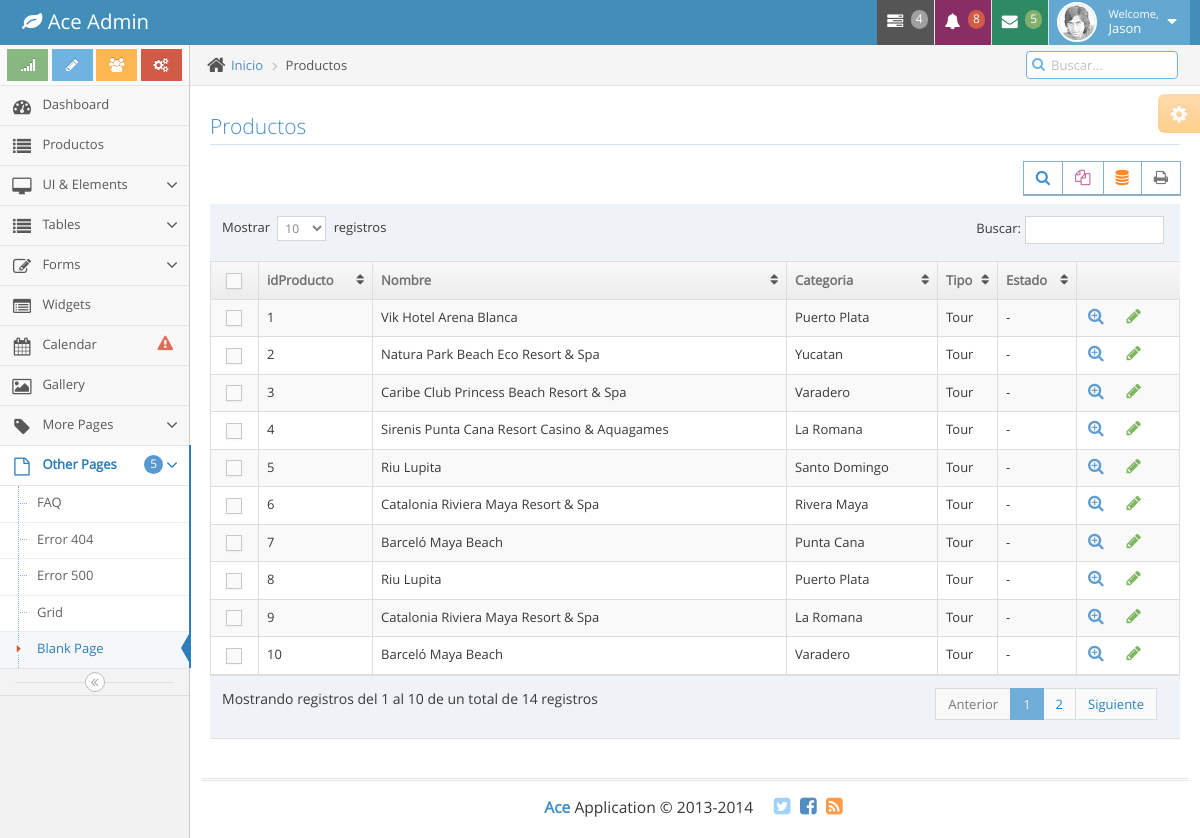
The page /vista/backend/producto-lister-prueba.php on the database its author committed.
### tables this page shows
CREATE TABLE IF NOT EXISTS `productos` (
  `idProducto` int(11) NOT NULL AUTO_INCREMENT,
  `nombre` varchar(100) NOT NULL,
  `imagen` varchar(255) DEFAULT NULL,
  `descripcion` text,
  `slug` varchar(100) DEFAULT NULL,
  `itinerario` text,
  `incluye` text,
  `metaDescripcion` text,
  `metaKeyWords` varchar(255) DEFAULT NULL,
  `idCategoria` int(11) NOT NULL,
  `idTipo` int(11) NOT NULL,
  `idEstado` int(11) NOT NULL,
  `idProveedor` int(11) NOT NULL,
  `stock` int(11) DEFAULT NULL,
  `esOferta` tinyint(4) DEFAULT '0',
  `fechaAlta` timestamp NOT NULL DEFAULT CURRENT_TIMESTAMP,
  `fechaUpdate` timestamp NULL DEFAULT NULL ON UPDATE CURRENT_TIMESTAMP,
  PRIMARY KEY (`idProducto`)
);

CREATE TABLE IF NOT EXISTS `categorias` (
  `idCategoria` int(11) NOT NULL AUTO_INCREMENT,
  `idCategoriaPadre` int(11) NOT NULL DEFAULT '0',
  `nombre` varchar(50) NOT NULL,
  `slug` varchar(50) NOT NULL,
  `descripcion` text,
  `idEstado` int(11) NOT NULL,
  `srcImagen` varchar(255) DEFAULT NULL,
  PRIMARY KEY (`idCategoria`)
);

CREATE TABLE IF NOT EXISTS `tipos` (
  `idTipo` int(11) NOT NULL AUTO_INCREMENT,
  `nombre` varchar(20) NOT NULL,
  `productos` tinyint(4) NOT NULL DEFAULT '0',
  `contactos` tinyint(4) NOT NULL DEFAULT '0',
  `pagos` tinyint(4) NOT NULL DEFAULT '0',
  `puertos` tinyint(4) NOT NULL DEFAULT '0',
  PRIMARY KEY (`idTipo`)
);

CREATE TABLE IF NOT EXISTS `estados` (
  `idEstado` int(11) NOT NULL AUTO_INCREMENT,
  `nombre` varchar(50) NOT NULL,
  `productos` tinyint(4) NOT NULL DEFAULT '0',
  `categorias` tinyint(4) NOT NULL DEFAULT '0',
  `blogComentarios` tinyint(4) NOT NULL DEFAULT '0',
  `blogs` tinyint(4) NOT NULL DEFAULT '0',
  `proveedores` tinyint(4) NOT NULL DEFAULT '0',
  `pagos` tinyint(4) NOT NULL DEFAULT '0',
  `reservas` tinyint(4) NOT NULL DEFAULT '0',
  `clientes` tinyint(4) NOT NULL DEFAULT '0',
  `usuarios` tinyint(4) NOT NULL DEFAULT '0',
  `legales` tinyint(4) NOT NULL DEFAULT '0',
  PRIMARY KEY (`idEstado`)
);

### AutoLoader/autoLoader.php (called while the page is built, shortened)
<?php
if (!function_exists('autoLoader')) {
    function autoLoader($class) {
        $siteRoot = SITE_ROOT;
        $currentDir = "./";
        $classFile = $class . '.php';
        $fullPath = $currentDir . "/" . $classFile;
        $clasWasFound = false;
        $principalDirectories = [
            'Conexion', 'Controlador', 'Modelo', 'Util', 'Modelo/dto',
            'bundle/formCreator1.0.0'
        ];
        $i = 0;
        while (!$clasWasFound and isset($principalDirectories[$i])){
            $path = $siteRoot. "/" . $principalDirectories[$i] . "/" .$classFile;
            if (is_file($path)) {
                $clasWasFound = true;
            }
            if(!$clasWasFound){
                $path = $siteRoot. "/" . $principalDirectories[$i] . "/base/" .$classFile;
                if (is_file($path)) {
                    $clasWasFound = true;
                }
            }
            $i++;
        }
    }
}

### Controlador/base/ProductoBaseController.php (called while the page is built, shortened)
<?php
abstract class ProductoBaseController extends BaseController {
    public function select(array $filtros = [], array $ordenados = [], array $limitar = [], array $agrupar = []): array {
        try{
            $sql = "SELECT idProducto, nombre, imagen, descripcion, slug, itinerario, incluye, metaDescripcion, metaKeyWords, idCategoria, idTipo, idEstado, idProveedor, stock, esOferta, fechaAlta, fechaUpdate
            FROM productos";
            $ret = [];
            $rows = $this->query($sql, $filtros, $ordenados, $limitar, $agrupar);
            if(!empty($rows)){
                foreach($rows as $row){
                    $ret[] = new Producto($row->idProducto, $row->nombre, $row->imagen, $row->descripcion, $row->slug, $row->itinerario, $row->incluye, $row->metaDescripcion, $row->metaKeyWords, $row->idCategoria, $row->idTipo, $row->idEstado, $row->idProveedor, $row->stock, $row->esOferta, $row->fechaAlta, $row->fechaUpdate);
                }
            }
            return $ret;
        } catch (Exception $ex){
            echo "[ERROR] -> {$ex->getMessage()} [ERROR CODE] -> {$ex->getCode()}";
        }
    }
}

### Controlador/base/BaseController.php (called while the page is built, shortened)
<?php
abstract class BaseController {
   protected $parameters = [];
    protected function filterSqlPrepare(array $filters): string {
        $sql = "";
        if(!empty($filters)){
            $sql .= " WHERE TRUE";
            $i = 1;
            $p = 'p';
            foreach($filters as $filter){
            	$field = $filter[0];
                $comparator = isset($filter[2]) ? strtoupper(trim($filter[2])) : "=";
            	$value = "LIKE" == $comparator ? "%{$filter[1]}%" : $filter[1];
                $united = (isset($filter[3]) && is_string($filter[3])) ? strtoupper($filter[3]) : 'AND';
                if('IN' != $comparator) {
                    $binParam = $p.$i;
                    $sql .= " $united {$field} {$comparator} :{$binParam}";
                    $this->parameters[$binParam] = $value;
                }
                $i++;
            }
        }
        return $sql;
    }
    protected function groupSqlPrepare(array $groupList){
        $ret = "";
        return $ret;
    }
    protected function orderSqlPrepare(array $orderList): string {
       $ret = "";
       return $ret;
    }
    protected function limitSqlPrepare(array $limit): string {
        $sql = "";
        return $sql;
    }
    protected function query(string $sql, array $filtros = [], array $ordenados = [], array $limitar = [], array $agrupar = []): array {
        try{
            $sql .= $this->filterSqlPrepare($filtros);
            $sql .= $this->groupSqlPrepare($agrupar);
            $sql .= $this->orderSqlPrepare($ordenados);
            $sql .= $this->limitSqlPrepare($limitar);
            $conexion = new Conexion();
            $statement = $conexion->pdo()->prepare($sql);
            foreach($this->parameters as $key => $val){
		$statement->bindValue($key, $val);
            }
            $ret = [];
            if($statement->execute() and $statement->rowCount() > 0){
                $ret = $statement->fetchAll(PDO::FETCH_OBJ);
            }
            return $ret;
        } catch (Exception $ex){
            echo "[ERROR] -> {$ex->getMessage()} [ERROR CODE] -> {$ex->getCode()}";
        }
    }
}

### Conexion/Conexion.php (called while the page is built, shortened)
<?php
class Conexion {
    protected $conexion;
    public function __construct() {
        try {
            $this->conexion = new PDO("mysql:host=" . self::HOSTNAME . "; dbname=" . self::DATABASE, self::USER, self::PASSWORD);
            $this->conexion->setAttribute(PDO::ATTR_ERRMODE, PDO::ERRMODE_EXCEPTION);
            $this->conexion->exec("SET CHARACTER SET utf8");
        } catch (Exception $e) {
            die("Fallo en la conexion: " . $e->GetMessage());
            exit();
        }
    }
    public function pdo() {
        return $this->conexion;
    }
}

### Modelo/base/ProductoBase.php (called while the page is built, shortened)
<?php
abstract class ProductoBase extends ModelBase {
    protected $nombre;
    public function getNombre(){ return $this->nombre; }
    public function setIdProducto($idProducto = 0){
        $this->idProducto = (int) $idProducto; return $this;
    }
    public function setNombre($nombre = ''){
        $this->nombre = (string) $nombre; return $this;
    }
    public function setImagen($imagen = ''){
        $this->imagen = (string) $imagen; return $this;
    }
    public function setDescripcion($descripcion = ''){
        $this->descripcion = (string) $descripcion; return $this;
    }
    public function setItinerario($itinerario = ''){
        $this->itinerario = (string) $itinerario; return $this;
    }
    public function setIncluye($incluye = ''){
        $this->incluye = (string) $incluye; return $this;
    }
    public function setMetaDescripcion($metaDescripcion = ''){
        $this->metaDescripcion = (string) $metaDescripcion; return $this;
    }
    public function setMetaKeyWords($metaKeyWords = ''){
        $this->metaKeyWords = (string) $metaKeyWords; return $this;
    }
    public function setIdCategoria($idCategoria = 0){
        $this->idCategoria = (int) $idCategoria; return $this;
    }
    public function setIdTipo($idTipo = 0){
        $this->idTipo = (int) $idTipo; return $this;
    }
    public function setIdEstado($idEstado = 0){
        $this->idEstado = (int) $idEstado; return $this;
    }
    public function setIdProveedor($idProveedor = 0){
        $this->idProveedor = (int) $idProveedor; return $this;
    }
    public function setStock($stock = 0){
        $this->stock = (int) $stock; return $this;
    }
    public function setEsOferta($esOferta = 0){
        $this->esOferta = (int) $esOferta; return $this;
    }
    public function setFechaAlta($fechaAlta = ''){
        $this->fechaAlta = (string) $fechaAlta; return $this;
    }
    public function setFechaUpdate($fechaUpdate = ''){
        $this->fechaUpdate = (string) $fechaUpdate; return $this;
    }
}

### Modelo/Producto.php (called while the page is built, shortened)
<?php
class Producto extends ProductoBase {
    public function setSlug($slug = '')
    {
        $slug = $this->getNombre();
        return $this;
    }
}

### Util/Util.php (called while the page is built, shortened)
<?php
class Util extends BaseController {
    public static function slugify($text)
    {
        $text = preg_replace('~[^\pL\d]+~u', '-', $text);
        $text = iconv('utf-8', 'us-ascii//TRANSLIT', $text);
        $text = preg_replace('~[^-\w]+~', '', $text);
        $text = trim($text, '-');
        $text = preg_replace('~-+~', '-', $text);
        $text = strtolower($text);
        return $text;
    }
}

### vista/backend/producto-lister-prueba.php (the view, shortened to what this page needs)
<?php
require_once "../../AutoLoader/autoLoader.php";
$productoC = new ProductoController;
$productoList = $productoC->select();
$encabezado = [];
if(!empty($productoList)){
	$encabezado = ['idProducto', 'Nombre', 'Categoria', 'Tipo', 'Estado'];
}
$encabezado[] = '';
?>
<!DOCTYPE html>
<html lang="es">
	<head>
		<link rel="stylesheet" href="css/bootstrap.min.css" />
		<link rel="stylesheet" href="font-awesome/4.5.0/css/font-awesome.min.css" />
		<link rel="stylesheet" href="css/ace.min.css" class="ace-main-stylesheet" id="main-ace-style" />
		<link rel="stylesheet" href="css/ace-skins.min.css" />
		<link rel="stylesheet" href="css/ace-rtl.min.css" />
	</head>
	<body class="no-skin">
		<?php require_once 'includes/navbar.php' ?>
		<div class="main-container ace-save-state" id="main-container">
			<?php require_once 'includes/sidebar.php' ?>
			<div class="main-content">
				<div class="main-content-inner">
					<div class="breadcrumbs ace-save-state" id="breadcrumbs">
						<ul class="breadcrumb">
							<li>
								<i class="ace-icon fa fa-home home-icon"></i>
								<a href="#">Inicio</a>
							</li>
							<li class="active">Productos</li>
						</ul>
						<div class="nav-search" id="nav-search">
							<form class="form-search">
								<span class="input-icon">
									<input type="text" placeholder="Buscar..." class="nav-search-input" id="nav-search-input" autocomplete="off" />
									<i class="ace-icon fa fa-search nav-search-icon"></i>
								</span>
							</form>
						</div>
					</div>
					<div class="page-content">
						<?php require_once 'includes/ace-setting.php' ?>
						<div class="row">
							<div class="col-xs-12">
										<h3 class="header smaller lighter blue">Productos</h3>
										<div class="clearfix">
											<div class="pull-right tableTools-container"></div>
										</div>
										<div>
											<table id="dynamic-table" class="table table-striped table-bordered table-hover">
												<thead>
													<tr>
														<th class="center">
															<label class="pos-rel">
																<span class="lbl"></span>
															</label>
														</th>
														<?php
														$th = "";
														foreach($encabezado as $columna){
															$th .= "<th>$columna</th>";
														}
														echo $th;
														?>
													</tr>
												</thead>
												<tbody>
													<?php
													$tr = "";
													foreach($productoList as $producto){
														$linkForm = "producto-form.php?idProducto={$producto->getIdProducto()}";
														$tr .= "<tr>
															<td class='center'>
																<label class='pos-rel'>
																	<input type='checkbox' class='ace' />
																	<span class='lbl'></span>
																</label>
															</td>
															<td>{$producto->getIdProducto()}</td>
															<td>{$producto->getNombre()}</td>
															<td>{$producto->getCategoria()->getNombre()}</td>
															<td>{$producto->getTipo()}</td>
															<td>{$producto->getEstado()}</td>
															<td>
																<div class='hidden-sm hidden-xs action-buttons'>
																	<a class='blue' href='{$linkForm}' title='Ver'>
																		<i class='ace-icon fa fa-search-plus bigger-130'></i>
																	</a>
																	&nbsp;&nbsp;&nbsp;
																	<a class='green' href='{$linkForm}' title='Editar'>
																		<i class='ace-icon fa fa-pencil bigger-130'></i>
																	</a>
																</div>
																<div class='hidden-md hidden-lg'>
																	<div class='inline pos-rel'>
																		<button class='btn btn-minier btn-yellow dropdown-toggle' data-toggle='dropdown' data-position='auto'>
																			<i class='ace-icon fa fa-caret-down icon-only bigger-120'></i>
																		</button>
																		<ul class='dropdown-menu dropdown-only-icon dropdown-yellow dropdown-menu-right dropdown-caret dropdown-close'>
																			<li>
																				<a href='{$linkForm}' class='tooltip-info' data-rel='tooltip' title='Ver'>
																					<span class='blue'>
																						<i class='ace-icon fa fa-search-plus bigger-120'></i>
																					</span>
																				</a>
																			</li>
																			<li>
																				<a href='{$linkForm}' class='tooltip-success' data-rel='tooltip' title='Editar'>
																					<span class='green'>
																						<i class='ace-icon fa fa-pencil-square-o bigger-120'></i>
																					</span>
																				</a>
																			</li>
																		</ul>
																	</div>
																</div>
															</td>
														</tr>\r";
													}
													echo $tr;
													?>
												</tbody>
											</table>
										</div>
							</div>
						</div>
					</div>
				</div>
			</div>
			<?php require_once 'includes/footer.php' ?>
		</div>
	</body>
</html>

### rows shown on the page
productos: idProducto "1", nombre "Vik Hotel Arena Blanca", idCategoria.nombre "Puerto Plata", idTipo.nombre "Tour", idEstado.nombre "-"
productos: idProducto "2", nombre "Natura Park Beach Eco Resort & Spa", idCategoria.nombre "Yucatan", idTipo.nombre "Tour", idEstado.nombre "-"
productos: idProducto "3", nombre "Caribe Club Princess Beach Resort & Spa", idCategoria.nombre "Varadero", idTipo.nombre "Tour", idEstado.nombre "-"
productos: idProducto "4", nombre "Sirenis Punta Cana Resort Casino & Aquagames", idCategoria.nombre "La Romana", idTipo.nombre "Tour", idEstado.nombre "-"
productos: idProducto "5", nombre "Riu Lupita", idCategoria.nombre "Santo Domingo", idTipo.nombre "Tour", idEstado.nombre "-"
productos: idProducto "6", nombre "Catalonia Riviera Maya Resort & Spa", idCategoria.nombre "Rivera Maya", idTipo.nombre "Tour", idEstado.nombre "-"
productos: idProducto "7", nombre "Barceló Maya Beach", idCategoria.nombre "Punta Cana", idTipo.nombre "Tour", idEstado.nombre "-"
productos: idProducto "8", nombre "Riu Lupita", idCategoria.nombre "Puerto Plata", idTipo.nombre "Tour", idEstado.nombre "-"
productos: idProducto "9", nombre "Catalonia Riviera Maya Resort & Spa", idCategoria.nombre "La Romana", idTipo.nombre "Tour", idEstado.nombre "-"
productos: idProducto "10", nombre "Barceló Maya Beach", idCategoria.nombre "Varadero", idTipo.nombre "Tour", idEstado.nombre "-"

### other values the page prints
$columna "idProducto"
$columna "Nombre"
$columna "Categoria"
$columna "Tipo"
$columna "Estado"
